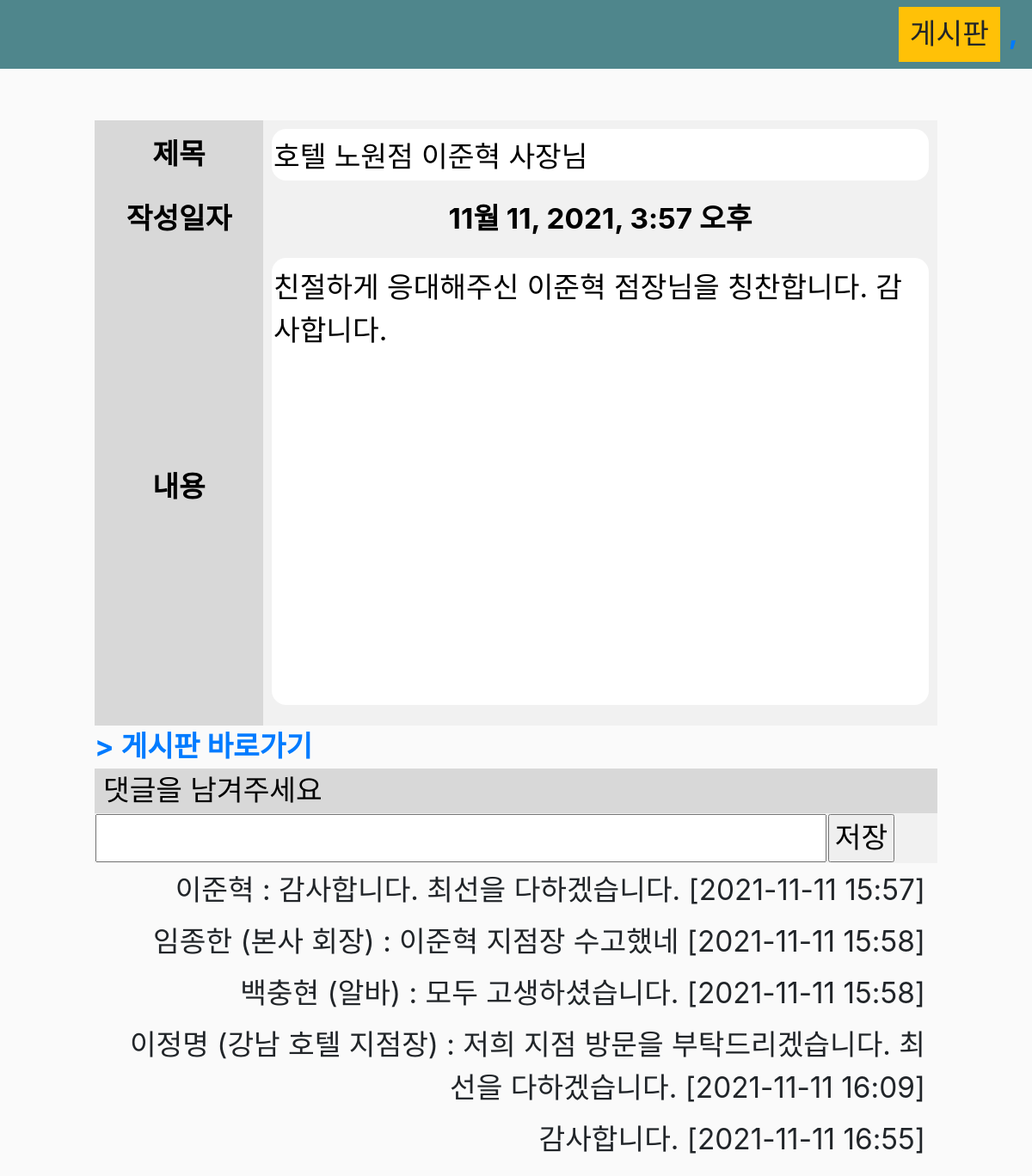
The app's page /board/23/ with its own data.
### board/models.py (models this page shows, shortened)
class Board(models.Model):
    title = models.CharField(max_length=100)
    content = models.CharField(max_length=500)
    author = models.CharField(max_length=100)
    like_count = models.PositiveIntegerField(default=0) # 양수입력 필드
    pub_date = models.DateTimeField()

class Reply(models.Model):
    reply = models.ForeignKey(Board, on_delete=models.CASCADE)
    comment = models.CharField(max_length=200)
    rep_date = models.DateTimeField()

### board/views.py (the view)
# urls.py: path('<int:board_id>/', views.detail, name='detail'),
def detail(request, board_id):
    board = Board.objects.get(id=board_id)
    return render(request, 'board/detail.html', {'board': board})

### board/templates/board/detail.html (shortened to what this page needs)
<!DOCTYPE html>
{% load static %}
<html lang="kr">
<head>
    <link rel="stylesheet" href="https://stackpath.bootstrapcdn.com/bootstrap/4.4.1/css/bootstrap.min.css"
>
    <link rel="stylesheet" type="text/css" href="{% static 'css/main.css' %}">
</head>
<body>
    <nav class="navbar navbar-expand-lg navbar-dark bg-dark">
        <div class="collapse navbar-collapse" id="navbarSupportedContent">
            <div class="form-inline my-2 my-lg-0">
                <a href="{% url 'board:index' %}" class="btn btn-warning">게시판</a>
                <a href="#"> {{table}},
            </div>
        </div>
    </nav>
    <div class="container">
        <br>
        {% block content %}
        <body>
            <div class="content">
                <table class="board_for_read">
                    <tbody>
                        <tr>
                            <td class="td_title" style="text-align:center; width:20%;">제목</td>
                            <td style="padding:10px;">
                                <input type="text" name="title" id="title" value="{{ board.title }}" readonly/>
                            </td>
                        </tr>
                        <tr>
                            <td class="td_title" style="text-align:center; width:20%;">작성일자</td>
                            <td style="padding:10px;">
                                <span>{{ board.pub_date }}</span>
                            </td>
                        </tr>
                        <tr>
                            <td class="td_title" style="text-align:center;">내용</td>
                            <td style="padding:10px;">
                                <textarea name="detail" id="detail" rows="10" readonly>{{ board.content }}</textarea>
                            </td>
                        </tr>
                    </tbody>
                </table>
                <div style="text-align:left;">
                    <a href="{% url 'board:index' %}">> 게시판 바로가기</a>
                </div>
                <form action="{% url 'board:create_reply' board.id %}" method="post">
                <table class="board_for_read">
                    <tbody>
                        <tr>
                            <td colspan="2" class="td_title" style="text-align:left; padding-left:10px; height:30px;">댓글을 남겨주세요</td>
                        </tr>
                        <tr>
                            <td style="text-align:center;">
                                <input type="text" name="comment" id="comment" style="width:100%">
                            </td>
                            <td><input type="submit" value="저장"></td>
                        </tr>
                    </tbody>
                </table>
                </form>
                <div class="reply_content">
                    {% for rep in board.reply_set.all %}
                        <span class="reply">{{ rep.comment }} [{{ rep.rep_date|date:'Y-m-d H:i'}}]</span>
                    {% endfor %}
                </div>
            </div>
        </body>
        {% endblock content %}
    </div>
</body>
</html>

### static/css/main.css (style rules this page uses)
body { background-color: hsl(0, 0%, 98%); }
.btn { border-radius: 0; font-size: 25pt; text-align: center; margin-inline: 10px; }
.bg-dark { background-color: #4f868c!important; }
.content { max-width:1000px; margin: auto; padding:10px; }
a { text-decoration: none; text-align: center; font-size: 25pt; font-weight: bold; }
td { display: table-cell; vertical-align: inherit; font-size: 25pt; color: #000000; }
div { display: block; }
.reply_content { text-align:right }
.reply_content .reply { border-radius: 0.5em; display: block; margin: 4px; padding: 3px 10px; font-size: 25pt; }
.board_for_read { width: 100%; background-color:#f1f1f1; }
#title { height: 60px; width: 100%; border-radius: 0.5em; border: 1px; font-family: inherit; font-size: 25pt; background-color: #ffffff; }
textarea { width: 100%; font-family: inherit; font-size: 100%; resize: none; border-radius: 0.5em; padding-block: 10px; border: 1px; font-size: 25pt; background-color: #ffffff; }
.td_title { background-color: #d8d8d8 }

### records on screen
Board: title "호텔 노원점 이준혁 사장님", pub_date "11월 11, 2021, 3:57 오후", detail "친절하게 응대해주신 이준혁 점장님을 칭찬합니다. 감사합니다."
Reply: comment "이준혁 : 감사합니다. 최선을 다하겠습니다.", rep_date "2021-11-11 15:57"
Reply: comment "임종한 (본사 회장) : 이준혁 지점장 수고했네", rep_date "2021-11-11 15:58"
Reply: comment "백충현 (알바) : 모두 고생하셨습니다.", rep_date "2021-11-11 15:58"
Reply: comment "이정명 (강남 호텔 지점장) : 저희 지점 방문을 부탁드리겠습니다. 최선을 다하겠습니다.", rep_date "2021-11-11 16:09"
Reply: comment "감사합니다.", rep_date "2021-11-11 16:55"
